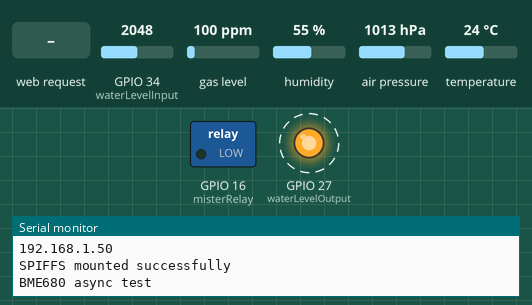
Simulated run of this program. Board: ESP32. Shown: switched loads named in the program (green lamp = pin HIGH), output pins drawn as LEDs (lit = HIGH), the last lines printed to the serial monitor. Dashed ring = blinking. The test bench sets the inputs (shaded band); at power-on: GPIO 34 (waterLevelInput) = 2048, gas level 100 ppm, humidity 55 %, air pressure 1013 hPa, temperature 24 °C. WiFi joins after 1.5 s; servers stay silent unless stated; storage starts empty.

Above: at 3.2 s.
3.3 s: HTTP request GET /mister/ON received
At 5.0 s:
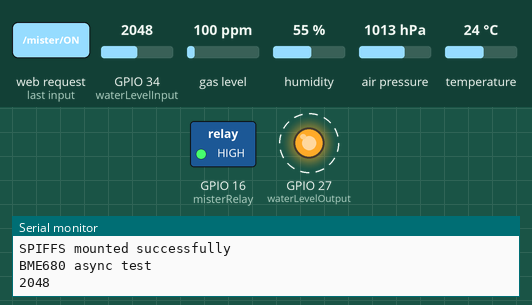
8.3 s: HTTP request GET /mister/OFF received
At 11.1 s:
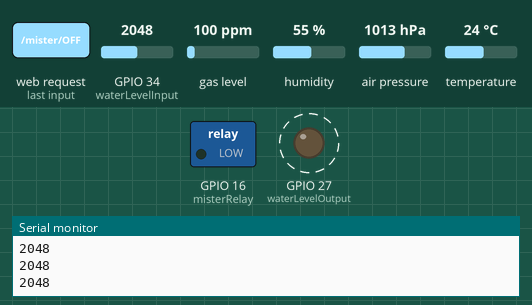
Timing chart, 0 to 20.9 s (numbered marks = the images above; inputs shaded):
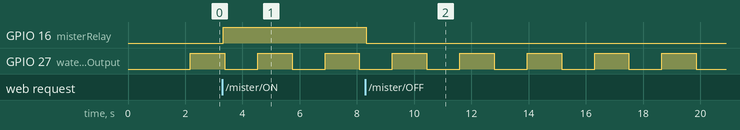

The program:

main.cpp
```cpp
#include <Arduino.h>
#include <Wire.h>
#include <WiFi.h>
#include <AsyncTCP.h>
#include <ESPAsyncWebServer.h>
#include <Arduino_JSON.h>
#include "SPIFFS.h"
#include <Adafruit_Sensor.h>
#include "Adafruit_BME680.h"

// Replace with your network credentials
const char *ssid = "KingStan";
const char *password = "ST4NL333";

// setup mister/fan relay
const int misterRelay = 16;

// Setup delays
unsigned long lastTime = 0;
unsigned long lastTimeChart = 0;
unsigned long lastTimeSensor = 0;
unsigned long sensorDelay = 1000;
unsigned long chartDelay = 30000;

// BME680 Sensor
#define SEALEVELPRESSURE_HPA (1013.25) // Change this to your local sea level pressure in hPa if you want to calculate altitude
Adafruit_BME680 bme; // I2C

// Water level sensor
int waterLevelMin = 0;  // This is the raw value of the sensor when the water is at the bottom of the tank
int waterLevelMax = 150; // This is the raw value of the sensor when the water is at the top of the tank

const int waterLevelInput = 34;
const int waterLevelOutput = 27;
int b1WaterLevelRaw = 0;
int b1WaterLevel = 0;

// Create AsyncWebServer object on port 80
AsyncWebServer server(80);

// Create an Event Source on /events
AsyncEventSource events("/events");

// Box 1 Sensor Data
float b1Temp = 0;
float b1Humidity = 0;
float b1Pressure = 0;
float b1Gas = 0;
float b1TempMin = 0;
float b1TempMax = 0;
float b1HumidityMin = 0;
float b1HumidityMax = 0;
float b1PressureMin = 0;
float b1PressureMax = 0;
float b1GasMin = 0;
float b1GasMax = 0;

JSONVar b1SensorDoc;
String b1SensorString;

JSONVar b1StatusDoc;
String b1StatusString;

int checkWater() { // This water level sensor sucks, may just change it out for a float switch
  int level1 = 0;
  int level2 = 0;
  int level3 = 0;

  digitalWrite(waterLevelOutput, HIGH); // Turn on the water sensor
  delay(1000); // Wait for the sensor to settle
  level1 = analogRead(waterLevelInput); // Read the water sensor
  delay(100);
  level2 = analogRead(waterLevelInput); // Read the water sensor
  delay(100);
  level3 = analogRead(waterLevelInput); // Read the water sensor
  b1WaterLevelRaw = (level1 + level2 + level3) / 3; // Average the readings
  digitalWrite(waterLevelOutput, LOW); // Turn off the water sensor
  b1WaterLevel = map(b1WaterLevelRaw, waterLevelMin, waterLevelMax, 0, 100); // Map the raw value to a percentage
  return b1WaterLevel;
}

String sendB1Sensors()
{
  // Tell BME680 to begin measurement.
  unsigned long endTime = bme.beginReading();
  if (endTime == 0)
  {
    Serial.println(F("Failed to begin reading :("));
    return "Failed to begin reading";
  }

  if (!bme.endReading())
  {
    Serial.println(F("Failed to complete reading :("));
    return "Failed to complete reading";
  }

  b1Temp = bme.temperature;            // in degrees Celsius (the default)
  b1Humidity = bme.humidity;           // in % relative humidity (the default)
  b1Pressure = bme.pressure / 100.0;   // in hectopascals (hPa)
  b1Gas = bme.gas_resistance / 1000.0; // in KOhms

  b1SensorDoc["b1Temp"] = b1Temp;
  b1SensorDoc["b1Humidity"] = b1Humidity;
  b1SensorDoc["b1Pressure"] = b1Pressure;
  b1SensorDoc["b1Gas"] = b1Gas;

  if (b1TempMin == 0 || b1TempMin > b1Temp)
  {
    b1TempMin = b1Temp;
  }

  if (b1TempMax == 0 || b1TempMax < b1Temp)
  {
    b1TempMax = b1Temp;
  }

  if (b1HumidityMin == 0 || b1HumidityMin > b1Humidity)
  {
    b1HumidityMin = b1Humidity;
  }

  if (b1HumidityMax == 0 || b1HumidityMax < b1Humidity)
  {
    b1HumidityMax = b1Humidity;
  }

  if (b1PressureMin == 0 || b1PressureMin > b1Pressure)
  {
    b1PressureMin = b1Pressure;
  }

  if (b1PressureMax == 0 || b1PressureMax < b1Pressure)
  {
    b1PressureMax = b1Pressure;
  }

  if (b1GasMin == 0 || b1GasMin > b1Gas)
  {
    b1GasMin = b1Gas;
  }

  if (b1GasMax == 0 || b1GasMax < b1Gas)
  {
    b1GasMax = b1Gas;
  }

  b1SensorDoc["b1TempMin"] = b1TempMin;
  b1SensorDoc["b1TempMax"] = b1TempMax;
  b1SensorDoc["b1HumidityMin"] = b1HumidityMin;
  b1SensorDoc["b1HumidityMax"] = b1HumidityMax;
  b1SensorDoc["b1PressureMin"] = b1PressureMin;
  b1SensorDoc["b1PressureMax"] = b1PressureMax;
  b1SensorDoc["b1GasMin"] = b1GasMin;
  b1SensorDoc["b1GasMax"] = b1GasMax;
  b1SensorDoc["b1WaterLevel"] = checkWater();

  b1SensorString = JSON.stringify(b1SensorDoc);
  Serial.println(b1WaterLevelRaw);
  return b1SensorString;
}

void initSPIFFS()
{
  if (!SPIFFS.begin())
  {
    Serial.println("An error has occurred while mounting SPIFFS");
  }
  Serial.println("SPIFFS mounted successfully");
}

// Initialize WiFi
void initWiFi()
{
  WiFi.mode(WIFI_STA);
  WiFi.begin(ssid, password);
  Serial.println("");
  Serial.print("Connecting to WiFi...");
  while (WiFi.status() != WL_CONNECTED)
  {
    Serial.print(".");
    delay(1000);
  }
  Serial.println("");
  Serial.println(WiFi.localIP());
}

void initBME680()
{
  while (!Serial)
    ;
  Serial.println(F("BME680 async test"));

  if (!bme.begin(0x76))
  {
    Serial.println(F("Could not find a valid BME680 sensor, check wiring!"));
    while (1)
      ;
  }

  // Set up oversampling and filter initialization
  bme.setTemperatureOversampling(BME680_OS_8X);
  bme.setHumidityOversampling(BME680_OS_2X);
  bme.setPressureOversampling(BME680_OS_4X);
  bme.setIIRFilterSize(BME680_FILTER_SIZE_3);
  bme.setGasHeater(320, 150); // 320*C for 150 ms
}


void turnMisterOn()
{
  digitalWrite(misterRelay, HIGH);
  b1StatusDoc["mister"] = "ON";
  b1StatusString = JSON.stringify(b1StatusDoc);
  events.send(b1StatusString.c_str(), "Box1_Status", millis());
}

void turnMisterOff()
{
  digitalWrite(misterRelay, LOW);
  b1StatusDoc["mister"] = "OFF";
  b1StatusString = JSON.stringify(b1StatusDoc);
  events.send(b1StatusString.c_str(), "Box1_Status", millis());
}

void setup()
{
  Serial.begin(115200);
  // Wire.begin(SDA, SCL);
  initWiFi();
  initSPIFFS();
  initBME680();
  pinMode(misterRelay, OUTPUT); // Set the mister relay pin as an output
  pinMode(waterLevelOutput, OUTPUT); // Set the water level output pin as an output
  pinMode(waterLevelInput, INPUT); // Set the water level input pin as an input
  digitalWrite(waterLevelOutput, LOW); // Turn the water level sensor off, so it doesn't corrode fast

  // Handle Web Server
  server.on("/", HTTP_GET, [](AsyncWebServerRequest *request)
            { request->send(SPIFFS, "/index.html", "text/html"); });

  server.serveStatic("/", SPIFFS, "/");

  server.on("/mister/ON", HTTP_GET, [](AsyncWebServerRequest *request)
            {
    turnMisterOn();
    request->send(200, "text/plain", "OK"); });

  server.on("/mister/OFF", HTTP_GET, [](AsyncWebServerRequest *request)
            {
    turnMisterOff();
    request->send(200, "text/plain", "OK"); });

  // Handle Web Server Events
  events.onConnect([](AsyncEventSourceClient *client)
                   {
    if(client->lastId()){
      Serial.printf("Client reconnected! Last message ID that it got is: %u\n", client->lastId());
    }
    // send event with message "hello!", id current millis
    // and set reconnect delay to 1 second
    client->send("hello!", NULL, millis(), 10000); });
  server.addHandler(&events);

  server.begin();
}

void loop()
{
  if ((millis() - lastTime) > sensorDelay)
  {
    // Send Events to the Web Server with the Sensor Readings
    events.send(sendB1Sensors().c_str(), "Box1_Sensors", millis());
    lastTime = millis();
  }
  if ((millis() - lastTimeChart) > chartDelay)
  {
    // Send Events to the Web Server with the Sensor Readings
    events.send(sendB1Sensors().c_str(), "Box1_Chart", millis());
    lastTimeChart = millis();
  }
}
```

Measured:
- after the input at 3.3 s, GPIO 16 (misterRelay): LOW → HIGH at once
- after the input at 8.3 s, GPIO 16 (misterRelay): HIGH → LOW at once
- by itself, GPIO 27 (waterLevelOutput): alternates HIGH for 1.2 s and LOW for 1.2 s
